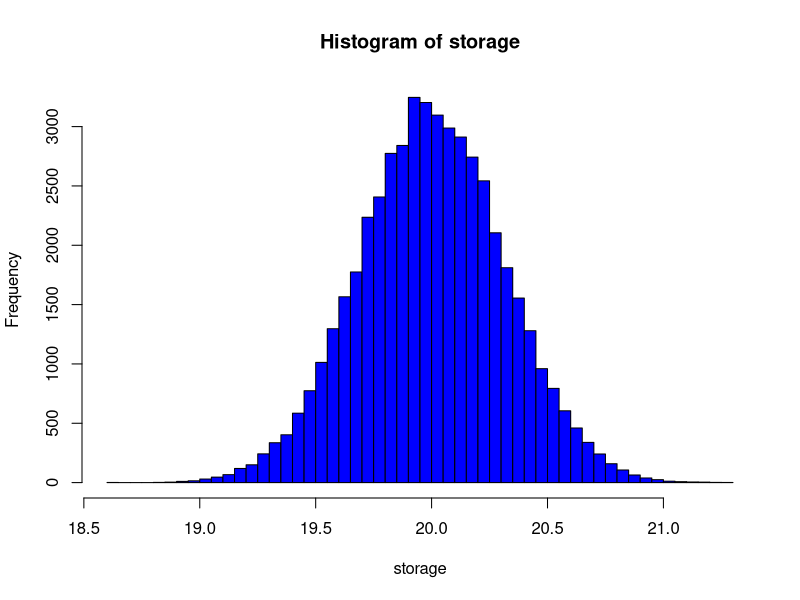
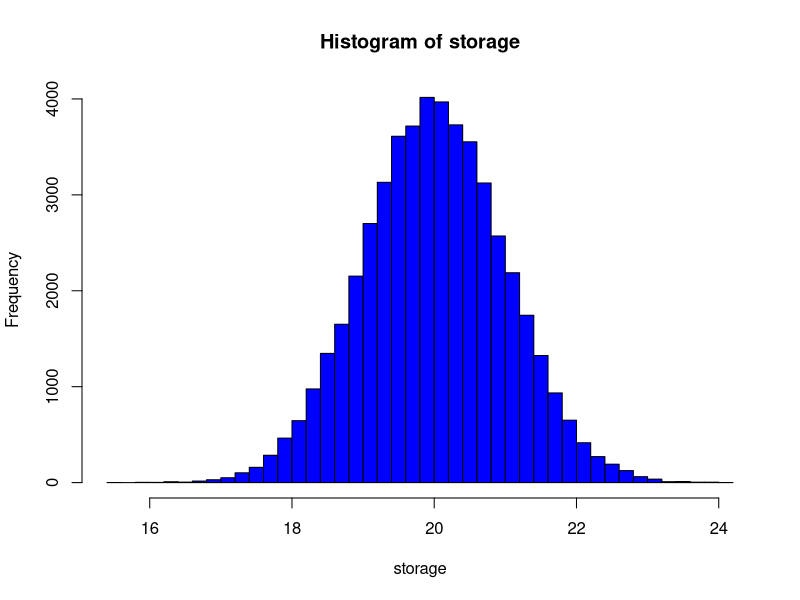
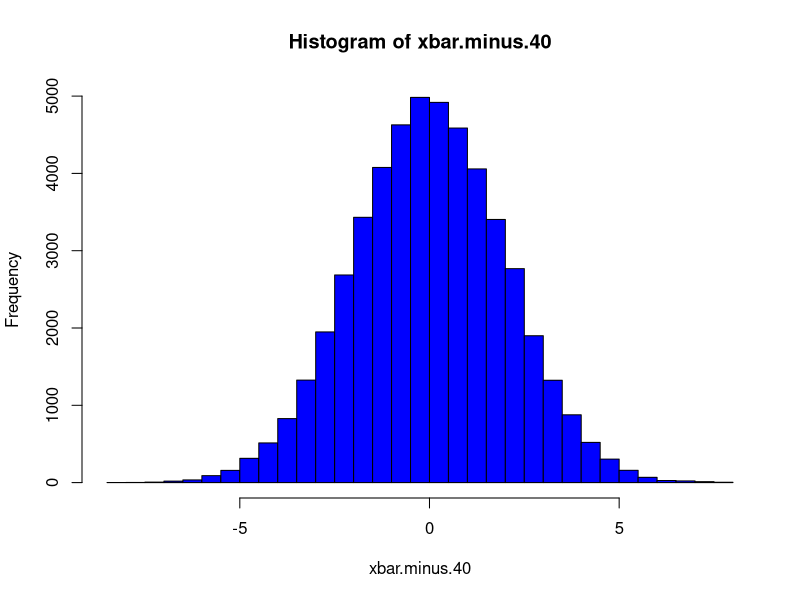
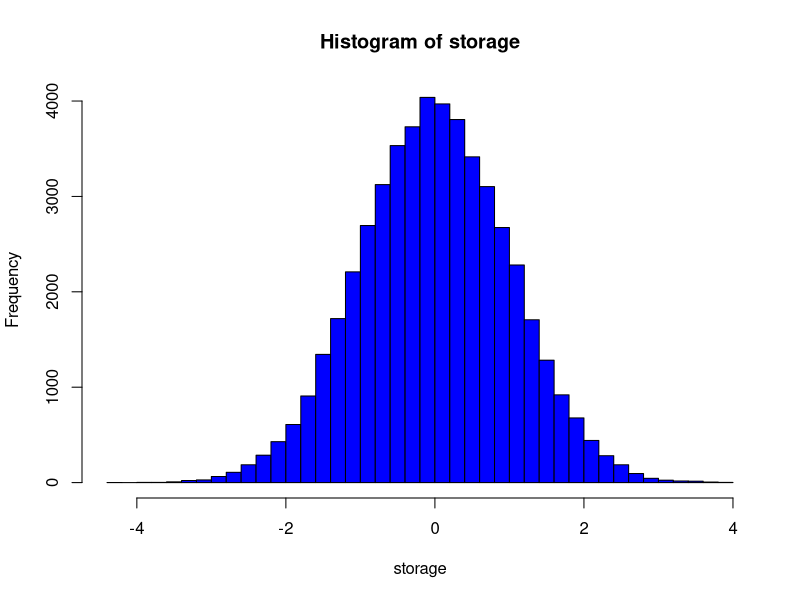
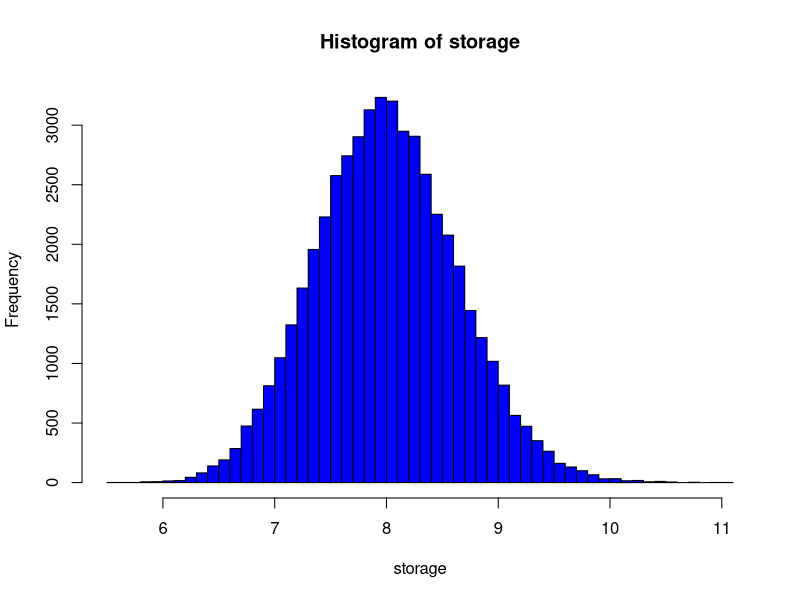
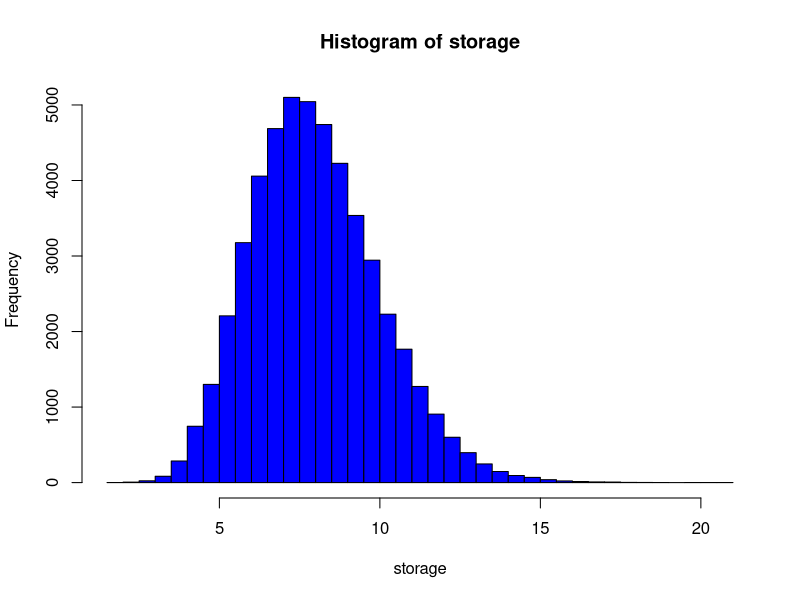
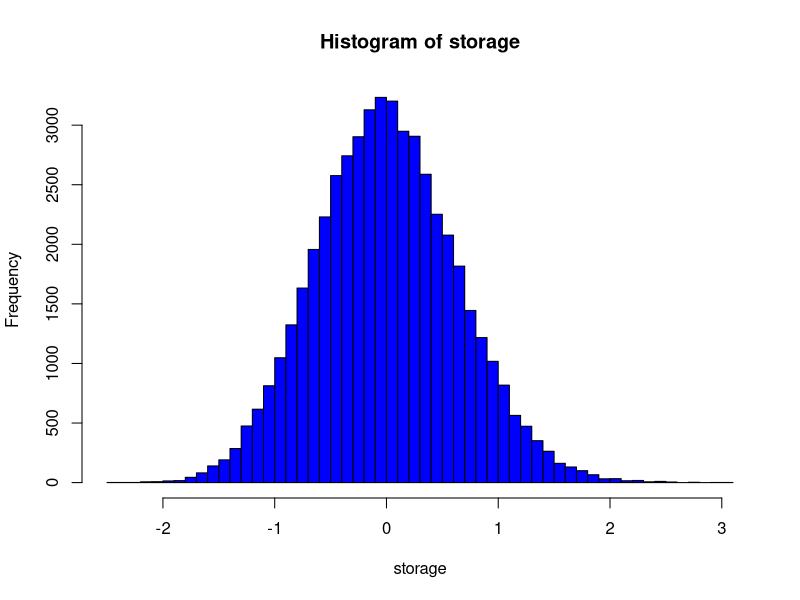
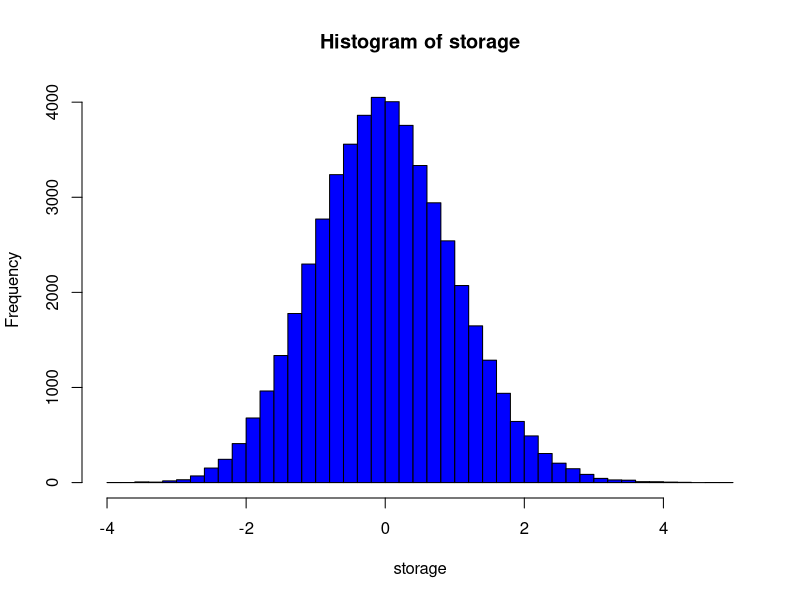

These charts were generated, in order, by the following R code:
## ---- chunk 1
knitr::opts_chunk$set(echo = TRUE)
## ---- chunk 2
set.seed(1)

mc = 50000

n = 40
mu = 20
x = sqrt(4)

storage = c()

for(i in 1:mc) {
  samp = rnorm(n, mu, x)
  storage[i] = mean(samp)
}

hist(storage, col = "blue", breaks = 50)
## ---- chunk 3
set.seed(1)

mc = 50000

n = 4
mu = 20
x = sqrt(4)

storage = c()

for(i in 1:mc) {
  samp = rnorm(n, mu, x)
  storage[i] = mean(samp)
}

hist(storage, col = "blue", breaks = 50)
## ---- chunk 4
set.seed(1)

mc = 50000

n = 9
mu = 40
x = sqrt(36)

xbar.minus.40 = c()

for(i in 1:mc) {
  sample = rnorm(n, mu, x)
  
  xbar.minus.40[i] = mean(sample - 40)
}

hist(xbar.minus.40, col = "blue", breaks = 50)
## ---- chunk 5
mean(xbar.minus.40)
var(xbar.minus.40)
## ---- chunk 6
set.seed(1)

mc = 50000
n = 9

mu = 40
sigma = sqrt(36)

storage = c()

for(i in 1:mc) {
  sample = rnorm(n, mu, sigma)
  
  storage[i] = ((mean(sample) - mu) / (sigma/sqrt(n)))
}

hist(storage, col = "blue", breaks = 50)
## ---- chunk 7
mean(storage)
var(storage)
## ---- chunk 8
set.seed(1)

mc = 50000

n = 40
mu = 8

storage = c()

for(i in 1:mc) {
  samp = rchisq(n, mu)
  storage[i] = mean(samp)
}

hist(storage, col = "blue", breaks = 50)
## ---- chunk 9
set.seed(1)

mc = 50000

n = 4
mu = 8

storage = c()

for(i in 1:mc) {
  samp = rchisq(n, mu)
  storage[i] = mean(samp)
}

hist(storage, col = "blue", breaks = 50)
## ---- chunk 10
set.seed(1)

mc = 50000

n = 40
mu = 8

storage = c()

for(i in 1:mc) {
  samp = rchisq(n, mu)
  storage[i] = mean(samp) - 8
}

hist(storage, col = "blue", breaks = 50)
## ---- chunk 11
set.seed(1)

mc = 50000

n = 40
mu = 8
s = sqrt(16)

storage = c()

for(i in 1:mc) {
  samp = rchisq(n, mu)
  storage[i] = ((mean(samp) - 8)/(s/(sqrt(n))))
}

hist(storage, col = "blue", breaks = 50)

mean(storage)
var(storage)
## ---- chunk 12
set.seed(1)

mc = 50000

n = 9
mu = 40
x = sqrt(36)

storage = c()

for(i in 1:mc) {
  samp = rnorm(n, mu, x)
  s = sqrt(sum((samp - mean(samp))^2)/(n-1))
  storage[i] = (mean(samp) - 40)/(s/sqrt(n))
}

hist(storage, col = "blue", breaks = 60)
## ---- chunk 13
set.seed(1)

mc = 50000

n = 20
mu = 40
x = sqrt(36)

storage = c()

for(i in 1:mc) {
  samp = rnorm(n, mu, x)
  s = sqrt(sum((samp - mean(samp))^2)/(n-1))
  storage[i] = (mean(samp) - 40)/(s/sqrt(n))
}

hist(storage, col = "blue", breaks = 50)
## ---- chunk 14
set.seed(1)

mc = 50000

n = 30
mu = 40
x = sqrt(36)

storage = c()

for(i in 1:mc) {
  samp = rnorm(n, mu, x)
  s = sqrt(sum((samp - mean(samp))^2)/(n-1))
  storage[i] = (mean(samp) - 40)/(s/sqrt(n))
}

hist(storage, col = "blue", breaks = 50)
